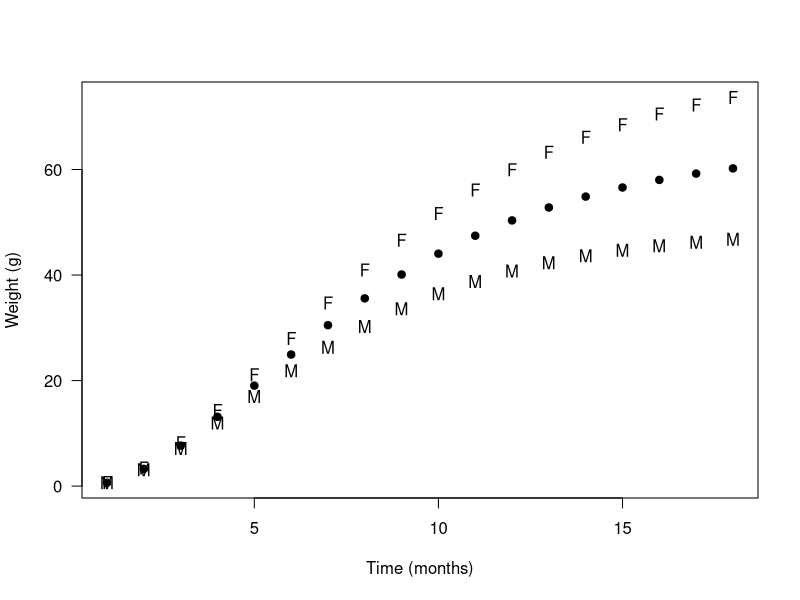
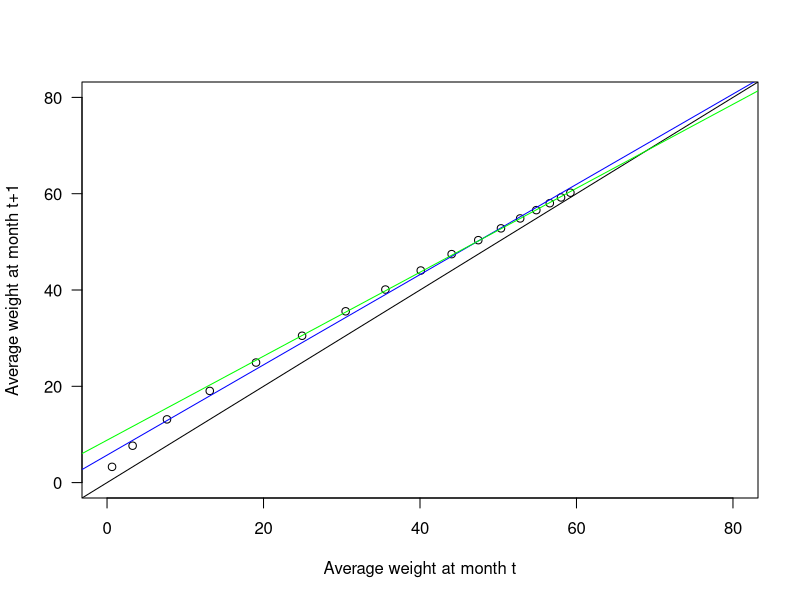
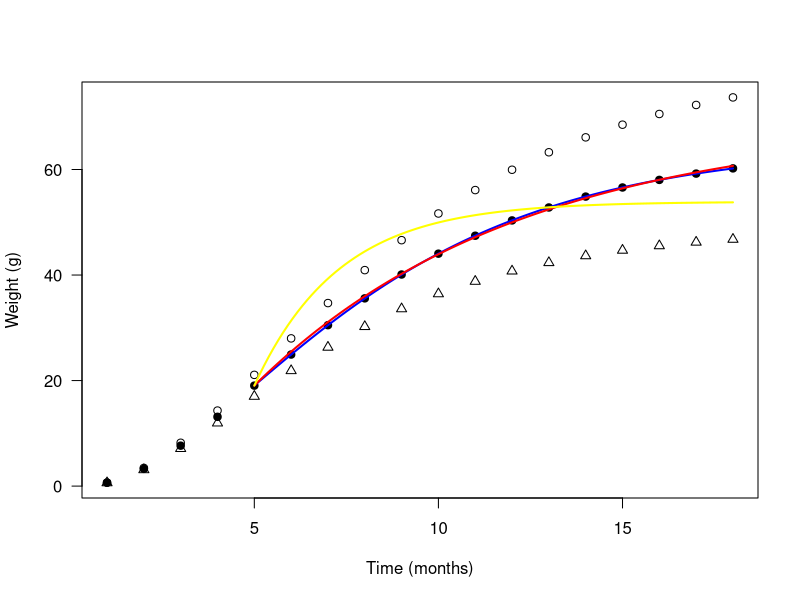

These charts were generated, in order, by the following R code:
# CREATED  11 February 2013
# MODIFIED 30 January 2014

# AUTHOR marco.kienzle@gmail.com

# PURPOSE estimate growth parameter rho for tiger prawn to use in a delay difference model

# REFERENCE Deriso, 1980 Harvesting strategies and parameter estimation for an age-structured model
#           Schnute, 1985 A general theory for analysis of catch and effort data
#           Hilborn and Walters, 1992 Quantitative fisheries stock assessment
#           Quinn and Deriso, 1999 Quantitative fish dynamics

## Let's start with the example provided by J. Schnute (1985)

## # Clupea harengus pallasi data
## clupea <- cbind(Age = 3:8, Weight = c(95.27, 113.45, 130.99, 146.19, 170.43, 175.38))
## clupea <- as.data.frame(clupea)

max.age <- 18

## # Schnute's growth model (Eq. 1.14)
Eq114 <- function(par, x, k) {par[1] + (par[2] - par[1]) * (1-par[3]^(1+x-k))/(1-par[3])}
## ssq.Eq114.clupea <- function(par){ sum((clupea$Weight - Eq114(par, clupea$Age, k = 3))^2)}
## (Schnute.results <- optim(c(1, 1, 0.5), ssq.Eq114.clupea))

## ##### Let's look at EKP data ( provided by Mat Ives )
## ekp.data <- read.csv("Estimating_rho_from_VB.csv")

## # Plot the data
## with(ekp.data, plot(Month, Male.Weight..kg., pch = 19, col = "blue", las = 1));
## with(ekp.data, points(Month, Female.Weight..kg., pch = 19, col = "pink"))
## # There a problem with this dataset.

# Von Bertalanffy growth parameters and length-weight relationship from Kirkwood and Somers (1984)
## Linf.m <- 37.49; Linf.f <-	44.8 # Carapace length, mm
## K.m <-	(0.034 * 52 / 12); K.f <-	(0.041 * 52 / 12) # in per month

# Von Bertalanffy growth parameters and length-weight relationship from Gribble and Dredge (1994)
# 1990 data
Linf.m <- 37.8; Linf.f <-	46.3 # Carapace length, mm
K.m <-	(0.0528 * 52 / 12); K.f <-	(0.0436 * 52 / 12) # in per month


# Length-weight relationship (from carapace length to grams)
a.m <-	0.0022; a.f <-	0.0023
b.m <-	2.7557; b.f <- 2.7292

# Von Bertalanffy growth function for length
vbgf <- function(t, Linf, k, t0=0) Linf * (1-exp(-k * (t -t0)))

# Create a vector of length at age
length.at.age <- data.frame(Female = rep(NA,max.age), Male = rep(NA,max.age)); dimnames(length.at.age)[[1]] <- seq(1,max.age);
length.at.age$Female <- vbgf(seq(1,max.age), Linf.f, K.f, t0 = 0)
length.at.age$Male <- vbgf(seq(1,max.age), Linf.m, K.m, t0 = 0)

# Weight at age
weight.at.age <- data.frame(Female = rep(NA,max.age), Male = rep(NA,max.age)); dimnames(weight.at.age)[[1]] <- seq(1,max.age);
weight.at.age$Female <- a.f * length.at.age$Female ^ b.f
weight.at.age$Male <- a.m * length.at.age$Male ^ b.m

average.weight.at.age <- rowMeans(weight.at.age)

# Plot weight at age
plot(seq(1,max.age), weight.at.age$Female, pch = "F", xlab = "Time (months)", ylab = "Weight (g)", las = 1)
points( seq(1,max.age), weight.at.age$Male, pch = "M")
points(seq(1,max.age), average.weight.at.age, pch = 19)

# Estimate Ford-Walford parameters using the whole range of ages ?
# NOTE that Ford-Walford graphs are used for length data ( see Ricker, 1958, Eq. 9.8)
(lm1 <- lm(y~x, data = data.frame(x = average.weight.at.age[seq(1, max.age - 1)], y = average.weight.at.age[seq(2, max.age)])));

plot(average.weight.at.age[seq(1, max.age - 1)], y = average.weight.at.age[seq(2, max.age)],
xlab = "Average weight at month t", ylab = "Average weight at month t+1", xlim = c(0,80), ylim = c(0,80), las = 1)
abline(0,1)

abline(lm1, col = "blue");

# What are the parameter of this linear relationship applied for age >= recruitment?
rec.age <- 5 # here the age at recruitment is chosen so that size at recruitment ~= 20 grams

(lm2 <- lm(y~x, data = data.frame(x = average.weight.at.age[seq(rec.age, max.age - 1)], y = average.weight.at.age[seq(rec.age+1, max.age)])));
abline(lm2, col = "green");

# Now, let's apply Schnute method to the TigerPrawn dataset

# Schnute's growth model (Eq. 1.14)
ssq.Eq114.TigerPrawn <- function(par){ sum((average.weight.at.age[seq(rec.age, max.age)] - Eq114(par, seq(rec.age, max.age), k = rec.age))^2)}
(Schnute.results.for.TigerPrawn <- optim(c(1, 1, 0.5), ssq.Eq114.TigerPrawn))
# NOTE: you end-up with an estimate of the weight at recruitment which is quite differenct that average.weight.at.age[rec.age] NOT GOOD !

# Let's fit Schnute fixing weight at recruitment
Eq114.bis <- function(par, x, k) {par[1] + (average.weight.at.age[rec.age] - par[1]) * (1-par[2]^(1+x-k))/(1-par[2])}
ssq.Eq114.TigerPrawn.2par <- function(par){ sum((average.weight.at.age[seq(rec.age, max.age)] - Eq114.bis(par, seq(rec.age, max.age), k = rec.age))^2)}
(Schnute.results.for.TigerPrawn.2par <- optim(c(1, 0.5), ssq.Eq114.TigerPrawn.2par))

# Let's fit Schnute fixing weight at recruitment and fixing rho
Eq114.tris <- function(par, x, k, rho) {par[1] + (average.weight.at.age[rec.age] - par[1]) * (1-rho^(1+x-k))/(1-rho)}
ssq.Eq114.TigerPrawn.1par <- function(par){ sum((average.weight.at.age[seq(rec.age, max.age)] - Eq114.tris(par, seq(rec.age, max.age), k = rec.age, rho = exp(-0.1794067)))^2)}
(Schnute.results.for.TigerPrawn.1par <- optimize(ssq.Eq114.TigerPrawn.1par,lower = -10, upper = 1e3))

## How does it compares to Von Bertalanffy estimates
# The curve are sigmoidal so we have to consider only age above which Von Bertalanffy growth function for length might apply (age >= 3)

# Von Bertalanffy growth function for weight
vbgf <- function(t, Linf, k, t0=0) 0.5*(a.m + a.f) * (Linf * (1-exp(-k * (t -t0))))^(0.5 * (b.m+b.f))

# Estimate parameters
(nls.model <- nls( y ~ vbgf( x, a, b,c), data = data.frame(x = seq(rec.age,max.age), y = average.weight.at.age[seq(rec.age, max.age)]),
start = list(a = 50, b = 0.1, c= 1)))

# Plot weight at age
plot(seq(1,max.age), weight.at.age$Female, pch = 1, xlab = "Time (months)", ylab = "Weight (g)", las = 1)
points( seq(1,max.age), weight.at.age$Male, pch = 2)
points(seq(1,max.age), average.weight.at.age, pch = 19)

curve( vbgf(x, coef(nls.model)[1], coef(nls.model)[2], coef(nls.model)[3]), from = rec.age, to = max.age, lwd = 2, col = "blue", add = TRUE)
#curve( Eq114(Schnute.results.for.TigerPrawn$par, x, k=rec.age), from = rec.age, to = max.age, lwd = 2, col = "grey", add = TRUE)
curve( Eq114.bis(Schnute.results.for.TigerPrawn.2par$par, x, k=rec.age), from = rec.age, to = max.age, lwd = 2, col = "red", add = TRUE)
#curve( Eq114.tris(Schnute.results.for.TigerPrawn.1par$minimum, x, k=rec.age, rho = exp(-0.1794067)), from = rec.age, to = max.age, lwd = 2, col = "green", add = TRUE)

legend(25, 35, pch = c(2,1, 19, NA, NA, NA), lty = c(NA, NA, NA, 1, 1,1), col = c("black", "black", "black", "blue", "red","yellow"), lwd = c(NA,NA,NA,2,2,2), 
legend = c("VBGF for male", "VBGF for female", "VBGF both sex combined", "VBGF  model for combined sex", "Schnute", "Deriso"))

# Use Deriso formula (Equation 1)

Deriso.W <- function(rho, t, weight.at.recruitment, age.at.recruitment){

weight.at.recruitment * ( 1 - rho ^ (1 + t - age.at.recruitment)) / (1 - rho)
}

ssq.Deriso.Eq <- function(par){
 sum((average.weight.at.age[seq(rec.age+1, max.age)] - Deriso.W(par, seq(rec.age+1, max.age), weight.at.recruitment = average.weight.at.age[rec.age],
 age.at.recruitment = rec.age))^2)
}
Deriso.opt <- optimize(ssq.Deriso.Eq, lower = 0.1, upper = 0.99)

curve(Deriso.W(rho =  Deriso.opt$minimum, x,  average.weight.at.age[rec.age], rec.age), from = rec.age, to =max.age, col = "yellow", lwd = 2, add = T)


### Parameters for the Delay difference model
print("Parameters for the Delay difference model")
print(paste("Rho",  round(Schnute.results.for.TigerPrawn.2par$par[2],5)))
print(paste("Weight at age", rec.age, "months is", round(average.weight.at.age[rec.age],5)))
print(paste("And parameter weight 1 month before recruitment", round( average.weight.at.age[rec.age] - 1/Schnute.results.for.TigerPrawn.2par$par[2] * ( average.weight.at.age[rec.age+1] - average.weight.at.age[rec.age]),5)))

### Let's apply this to TigerPrawn weight at age considering age at recruitment is 3 months old
#rec.age <- 4
#
#for(i in 1:5){
#
#linear.model <- lm(y~x, data = data.frame(x = average.weight.at.age[seq(i, 17)], y = average.weight.at.age[seq(i+1, max.age)]));
#print(summary(linear.model))
#abline(linear.model, col = i)
#}
#
